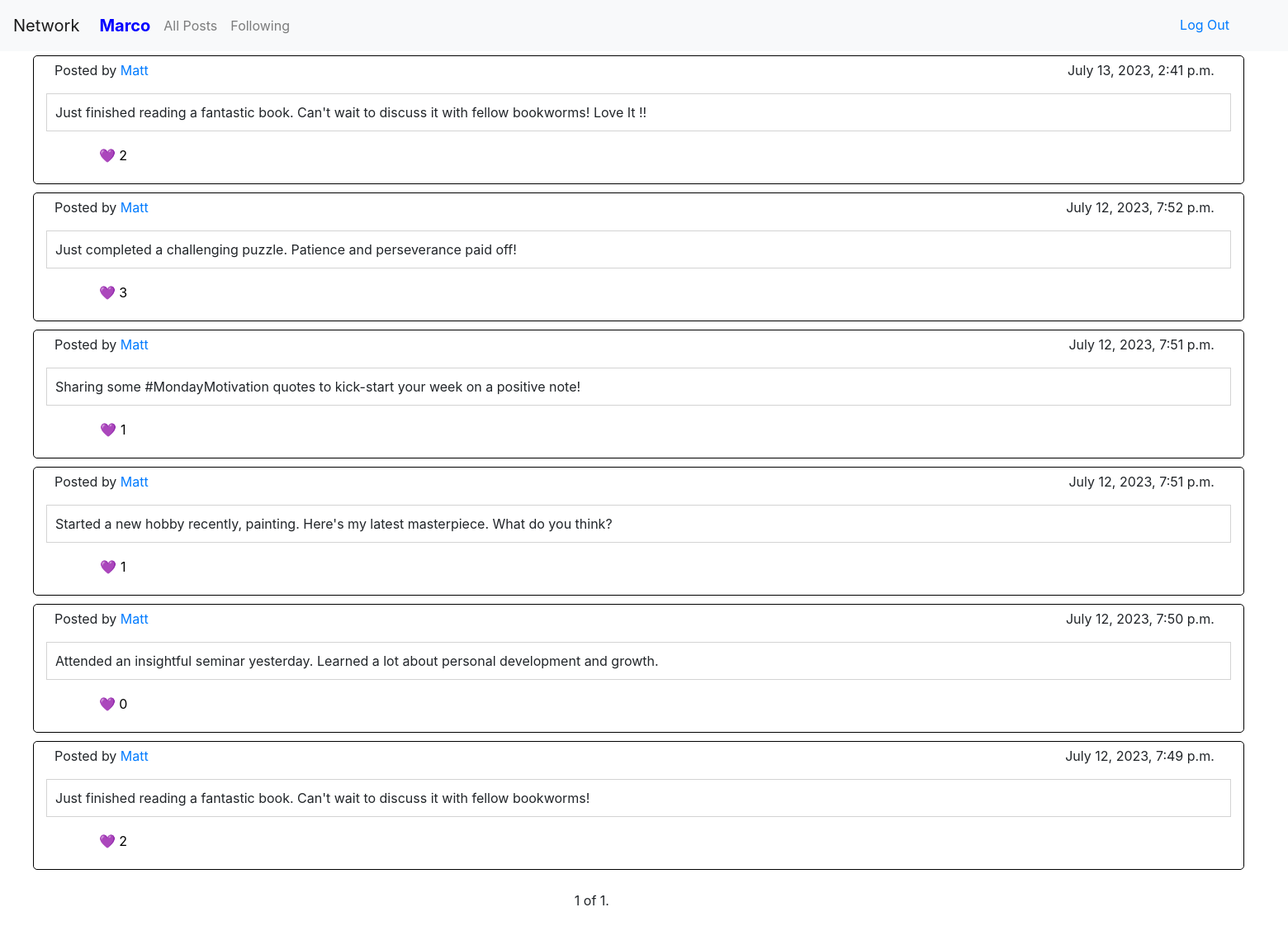
Page /following (signed in) on the committed database.
### network/models.py (models this page shows, shortened)
class User(AbstractUser):
    id = models.BigAutoField(primary_key=True)

class Post(models.Model):
    id = models.BigAutoField(primary_key=True)
    user = models.ForeignKey(User, on_delete=models.CASCADE)
    body_text = models.TextField()
    timestamp = models.DateTimeField()
    likes = models.IntegerField(default=0)
    liked_by = models.ManyToManyField(User, related_name='likes', blank=True)

### network/views.py (the view)
# urls.py: path("following", views.following, name="following"),
@login_required(login_url='login')
def following(request):
    following_users = Following.objects.filter(user=request.user).values_list('following_user', flat=True)
    post_list = Post.objects.filter(Q(user__in=following_users)).order_by('-timestamp')
    paginator = Paginator(post_list, 10)   # Show x posts per page.
    page_number = request.GET.get('page')
    page_obj = paginator.get_page(page_number)
    return render(request, "network/following.html", {
        "page_obj": page_obj,
    })

### network/templates/network/following.html (shortened to what this page needs)
{% extends "network/layout.html" %}
{% block body %}
    <ul id="post_list">
        {% for post in page_obj %}
            <li>
                <div class="user_post">
                    <div class="user_info">
                        <p id="post_username">Posted by <a href="{% url 'user_page' user_id=post.user.id %}">{{ post.user }}</a></p>
                        <p id="post_timestamp">{{ post.timestamp }}</p>
                    </div>
                    <p id="post_body">{{ post.body_text }}</p>
                    <form id="post_opt">
                        <button class="like_button" data-post-id="{{ post.id }}">
                          <p class="post_likes">&#x1F49C; {{ post.likes }}</p>
                        </button>
                    </form>
                  </div>
                </li>
        {% empty %}
          <li>No Posts.</li>
        {% endfor %}
      </ul>
      <div class="pagination" id="pagination" >
        <span class="step-links">
          <span class="current">
            {{ page_obj.number }} of {{ page_obj.paginator.num_pages }}.
          </span>
        </span>
      </div>
{% endblock %}

### network/templates/network/layout.html (shortened to what this page needs)
{% load static %}
<!DOCTYPE html>
<html lang="en">
    <head>
        <link rel="stylesheet" href="https://stackpath.bootstrapcdn.com/bootstrap/4.4.1/css/bootstrap.min.css">
        <link href="{% static 'network/styles.css' %}" rel="stylesheet">
    </head>
    <body>
        <nav class="navbar navbar-expand-lg navbar-light bg-light" id="navbar">
            <a class="navbar-brand" href="#">Network</a>
            <div>
              <ul class="navbar-nav mr-auto">
                {% if user.is_authenticated %}
                    <li class="nav-items">
                        <a class="nav-link" id="user_profile" style="font-size: 20px; href="{% url 'user_page' user_id=user.id %}"><strong>{{ user.username }}</strong></a>
                    </li>
                {% endif %}
                <li class="nav-item">
                  <a class="nav-link" href="{% url 'index' %}">All Posts</a>
                </li>
                {% if user.is_authenticated %}
                    <li class="nav-item">
                        <a class="nav-link" href="{% url 'following' %}">Following</a>
                    </li>
                {% endif %}
              </ul>
                {% if user.is_authenticated %}
                    <a class="nav-link" href="{% url 'logout' %}" style="position: absolute; top: 10px; right: 55px;">Log Out</a>
                {% endif %}
            </div>
          </nav>
        <div class="body">
            {% block body %}
            {% endblock %}
        </div>
    </body>
</html>

### network/static/network/styles.css (style rules this page uses)
.nav-item { margin-top: 3px; }
#post_list { list-style-type: none; }
.user_post { width: 96.5%; height: 80%; border: 1px solid black; border-radius: 5px; padding: 5px; margin-top: 5px; margin-bottom: 10px; align-items: center; }
.user_info { display: flex; flex-grow: 1; justify-content: space-between; margin-left: 20px; margin-right: 30px; }
#post_body { margin-left: 10px; margin-right: 10px; padding: 10px; border: 1px solid lightgrey; white-space: pre-wrap; }
#post_opt { display: grid; grid-template-columns: repeat(8, 1fr); }
.like_button { border: none; background: transparent; grid-column: 1 / 2; }
#user_profile { color: blue; }
#pagination { position: relative; left: 43%; cursor: pointer; margin: 25px; }

### rows in the picture
User: username "Marco"
Post: user "Matt", timestamp "July 13, 2023, 2:41 p.m.", body_text "Just finished reading a fantastic book. Can't wait to discuss it with fellow bookworms! Love It !!", likes "2"
Post: user "Matt", timestamp "July 12, 2023, 7:52 p.m.", body_text "Just completed a challenging puzzle. Patience and perseverance paid off!", likes "3"
Post: user "Matt", timestamp "July 12, 2023, 7:51 p.m.", body_text "Sharing some #MondayMotivation quotes to kick-start your week on a positive note!", likes "1"
Post: user "Matt", timestamp "July 12, 2023, 7:51 p.m.", body_text "Started a new hobby recently, painting. Here's my latest masterpiece. What do you think?", likes "1"
Post: user "Matt", timestamp "July 12, 2023, 7:50 p.m.", body_text "Attended an insightful seminar yesterday. Learned a lot about personal development and growth.", likes "0"
Post: user "Matt", timestamp "July 12, 2023, 7:49 p.m.", body_text "Just finished reading a fantastic book. Can't wait to discuss it with fellow bookworms!", likes "2"

### other values in the picture
{{ page_obj.number }} "1"
{{ page_obj.paginator.num_pages }} "1"
